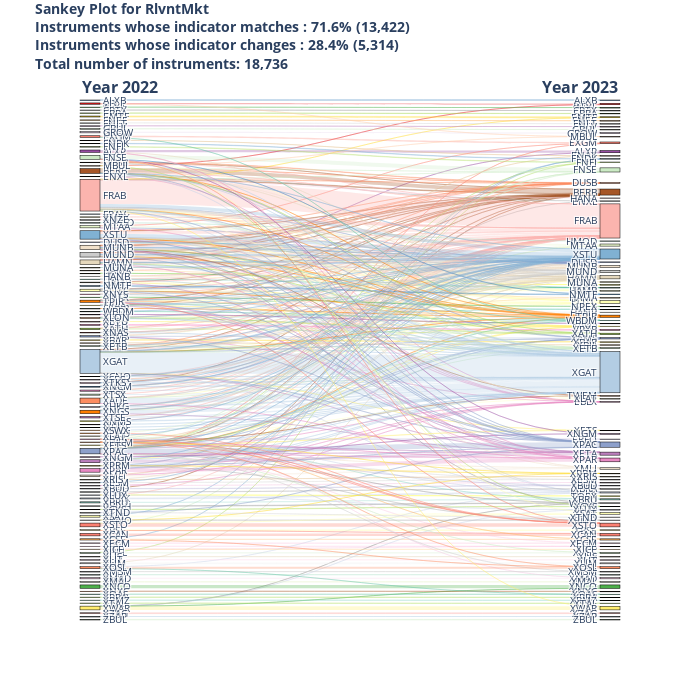
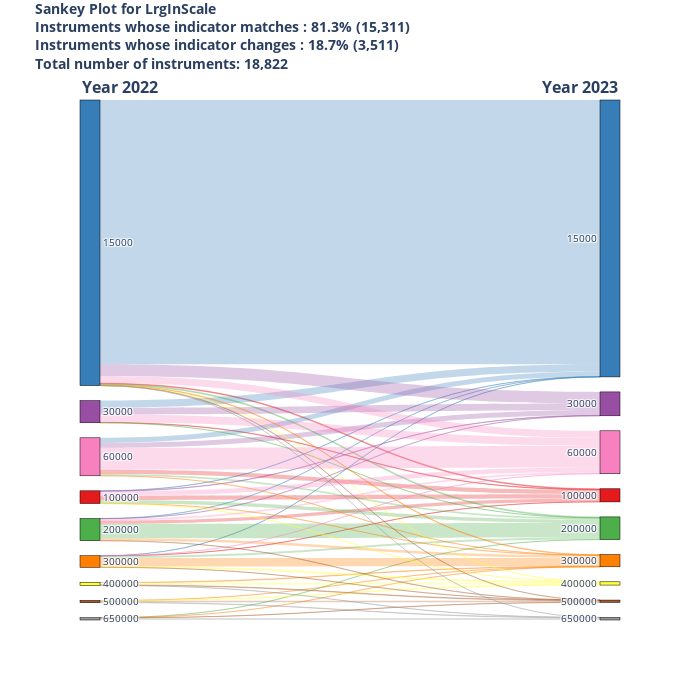
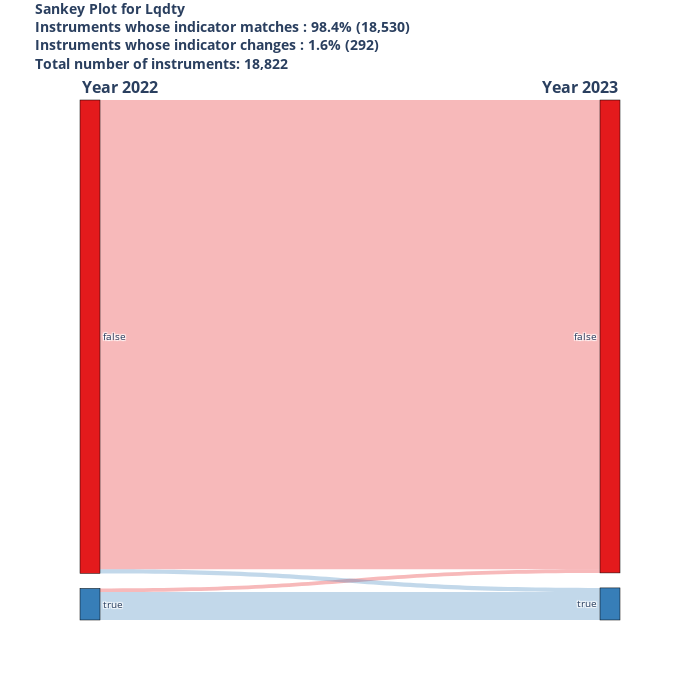

Source (notebook cell) for these figures, in order:
### Code cell
for key in sankey_plots:
    print(f"Display Sankey plot for: {key}")
    sankey_plots[key].show()

### Figure 1 — Plotly figure (JSON) as saved in the notebook; plotly's stock layout.template omitted (floating-point values rounded to 4 significant figures; data arrays with more than 128 entries replaced by an {"elided": "..."} marker saying what was removed)
{"data": [{"link": {"color": {"elided": "427 str values"}, "label": {"elided": "427 int values"}, "source": {"elided": "427 int values"}, "target": {"elided": "427 int values"}, "value": {"elided": "427 int values"}}, "node": {"color": {"elided": "248 str values"}, "label": {"elided": "248 str values"}, "line": {"color": "black", "width": 0.5}, "pad": 15, "thickness": 20}, "type": "sankey"}], "layout": {"annotations": [{"align": "center", "font": {"size": 16}, "showarrow": false, "text": "<b>Year 2022<b>", "x": 0, "xref": "x", "y": 1.05, "yref": "paper"}, {"align": "center", "font": {"size": 16}, "showarrow": false, "text": "<b>Year 2023<b>", "x": 1, "xref": "x", "y": 1.05, "yref": "paper"}], "font": {"size": 10}, "height": 700, "plot_bgcolor": "white", "title": {"text": "<b>Sankey Plot for RlvntMkt<b><br>Instruments whose indicator matches : <b>71.6%<b> (13,422)<br>Instruments whose indicator changes : <b>28.4%<b> (5,314)<br>Total number of instruments: 18,736", "y": 0.98}, "width": 700, "xaxis": {"showgrid": false, "visible": false, "zeroline": false}, "yaxis": {"showgrid": false, "visible": false, "zeroline": false}}}

### Figure 2 — Plotly figure (JSON) as saved in the notebook; plotly's stock layout.template omitted (floating-point values rounded to 4 significant figures)
{"data": [{"link": {"color": ["rgba(228, 26, 28, 0.3)", "rgba(228, 26, 28, 0.3)", "rgba(228, 26, 28, 0.3)", "rgba(228, 26, 28, 0.3)", "rgba(228, 26, 28, 0.3)", "rgba(228, 26, 28, 0.3)", "rgba(55, 126, 184, 0.3)", "rgba(55, 126, 184, 0.3)", "rgba(55, 126, 184, 0.3)", "rgba(55, 126, 184, 0.3)", "rgba(55, 126, 184, 0.3)", "rgba(55, 126, 184, 0.3)", "rgba(77, 175, 74, 0.3)", "rgba(77, 175, 74, 0.3)", "rgba(77, 175, 74, 0.3)", "rgba(77, 175, 74, 0.3)", "rgba(77, 175, 74, 0.3)", "rgba(77, 175, 74, 0.3)", "rgba(77, 175, 74, 0.3)", "rgba(152, 78, 163, 0.3)", "rgba(152, 78, 163, 0.3)", "rgba(152, 78, 163, 0.3)", "rgba(152, 78, 163, 0.3)", "rgba(152, 78, 163, 0.3)", "rgba(255, 127, 0, 0.3)", "rgba(255, 127, 0, 0.3)", "rgba(255, 127, 0, 0.3)", "rgba(255, 127, 0, 0.3)", "rgba(255, 127, 0, 0.3)", "rgba(255, 127, 0, 0.3)", "rgba(255, 127, 0, 0.3)", "rgba(255, 127, 0, 0.3)", "rgba(255, 255, 51, 0.3)", "rgba(255, 255, 51, 0.3)", "rgba(255, 255, 51, 0.3)", "rgba(255, 255, 51, 0.3)", "rgba(255, 255, 51, 0.3)", "rgba(166, 86, 40, 0.3)", "rgba(166, 86, 40, 0.3)", "rgba(166, 86, 40, 0.3)", "rgba(166, 86, 40, 0.3)", "rgba(166, 86, 40, 0.3)", "rgba(166, 86, 40, 0.3)", "rgba(247, 129, 191, 0.3)", "rgba(247, 129, 191, 0.3)", "rgba(247, 129, 191, 0.3)", "rgba(247, 129, 191, 0.3)", "rgba(247, 129, 191, 0.3)", "rgba(247, 129, 191, 0.3)", "rgba(153, 153, 153, 0.3)", "rgba(153, 153, 153, 0.3)", "rgba(153, 153, 153, 0.3)", "rgba(153, 153, 153, 0.3)"], "label": [199, 36, 155, 18, 4, 206, 9, 12439, 5, 336, 3, 238, 164, 44, 673, 5, 103, 78, 1, 18, 546, 4, 320, 236, 4, 28, 119, 391, 22, 4, 4, 2, 1, 3, 42, 94, 14, 5, 1, 2, 26, 70, 6, 204, 337, 88, 365, 1, 1027, 1, 2, 21, 98], "source": [9, 10, 11, 12, 13, 16, 9, 10, 11, 12, 13, 16, 9, 10, 11, 12, 13, 16, 17, 9, 10, 11, 12, 16, 9, 10, 11, 13, 14, 15, 16, 17, 9, 10, 13, 14, 15, 10, 11, 13, 14, 15, 17, 9, 10, 11, 12, 13, 16, 10, 14, 15, 17], "target": [0, 0, 0, 0, 0, 0, 1, 1, 1, 1, 1, 1, 2, 2, 2, 2, 2, 2, 2, 3, 3, 3, 3, 3, 4, 4, 4, 4, 4, 4, 4, 4, 5, 5, 5, 5, 5, 6, 6, 6, 6, 6, 6, 7, 7, 7, 7, 7, 7, 8, 8, 8, 8], "value": [199, 36, 155, 18, 4, 206, 9, 12439, 5, 336, 3, 238, 164, 44, 673, 5, 103, 78, 1, 18, 546, 4, 320, 236, 4, 28, 119, 391, 22, 4, 4, 2, 1, 3, 42, 94, 14, 5, 1, 2, 26, 70, 6, 204, 337, 88, 365, 1, 1027, 1, 2, 21, 98]}, "node": {"color": ["rgb(228,26,28)", "rgb(55,126,184)", "rgb(77,175,74)", "rgb(152,78,163)", "rgb(255,127,0)", "rgb(255,255,51)", "rgb(166,86,40)", "rgb(247,129,191)", "rgb(153,153,153)", "rgb(228,26,28)", "rgb(55,126,184)", "rgb(77,175,74)", "rgb(152,78,163)", "rgb(255,127,0)", "rgb(255,255,51)", "rgb(166,86,40)", "rgb(247,129,191)", "rgb(153,153,153)"], "label": ["100000", "15000", "200000", "30000", "300000", "400000", "500000", "60000", "650000", "100000", "15000", "200000", "30000", "300000", "400000", "500000", "60000", "650000"], "line": {"color": "black", "width": 0.5}, "pad": 15, "thickness": 20}, "type": "sankey"}], "layout": {"annotations": [{"align": "center", "font": {"size": 16}, "showarrow": false, "text": "<b>Year 2022<b>", "x": 0, "xref": "x", "y": 1.05, "yref": "paper"}, {"align": "center", "font": {"size": 16}, "showarrow": false, "text": "<b>Year 2023<b>", "x": 1, "xref": "x", "y": 1.05, "yref": "paper"}], "font": {"size": 10}, "height": 700, "plot_bgcolor": "white", "title": {"text": "<b>Sankey Plot for LrgInScale<b><br>Instruments whose indicator matches : <b>81.3%<b> (15,311)<br>Instruments whose indicator changes : <b>18.7%<b> (3,511)<br>Total number of instruments: 18,822", "y": 0.98}, "width": 700, "xaxis": {"showgrid": false, "visible": false, "zeroline": false}, "yaxis": {"showgrid": false, "visible": false, "zeroline": false}}}

### Figure 3 — Plotly figure (JSON) as saved in the notebook; plotly's stock layout.template omitted (floating-point values rounded to 4 significant figures)
{"data": [{"link": {"color": ["rgba(228, 26, 28, 0.3)", "rgba(228, 26, 28, 0.3)", "rgba(55, 126, 184, 0.3)", "rgba(55, 126, 184, 0.3)"], "label": [17489, 137, 155, 1041], "source": [2, 3, 2, 3], "target": [0, 0, 1, 1], "value": [17489, 137, 155, 1041]}, "node": {"color": ["rgb(228,26,28)", "rgb(55,126,184)", "rgb(228,26,28)", "rgb(55,126,184)"], "label": ["false", "true", "false", "true"], "line": {"color": "black", "width": 0.5}, "pad": 15, "thickness": 20}, "type": "sankey"}], "layout": {"annotations": [{"align": "center", "font": {"size": 16}, "showarrow": false, "text": "<b>Year 2022<b>", "x": 0, "xref": "x", "y": 1.05, "yref": "paper"}, {"align": "center", "font": {"size": 16}, "showarrow": false, "text": "<b>Year 2023<b>", "x": 1, "xref": "x", "y": 1.05, "yref": "paper"}], "font": {"size": 10}, "height": 700, "plot_bgcolor": "white", "title": {"text": "<b>Sankey Plot for Lqdty<b><br>Instruments whose indicator matches : <b>98.4%<b> (18,530)<br>Instruments whose indicator changes : <b>1.6%<b> (292)<br>Total number of instruments: 18,822", "y": 0.98}, "width": 700, "xaxis": {"showgrid": false, "visible": false, "zeroline": false}, "yaxis": {"showgrid": false, "visible": false, "zeroline": false}}}
